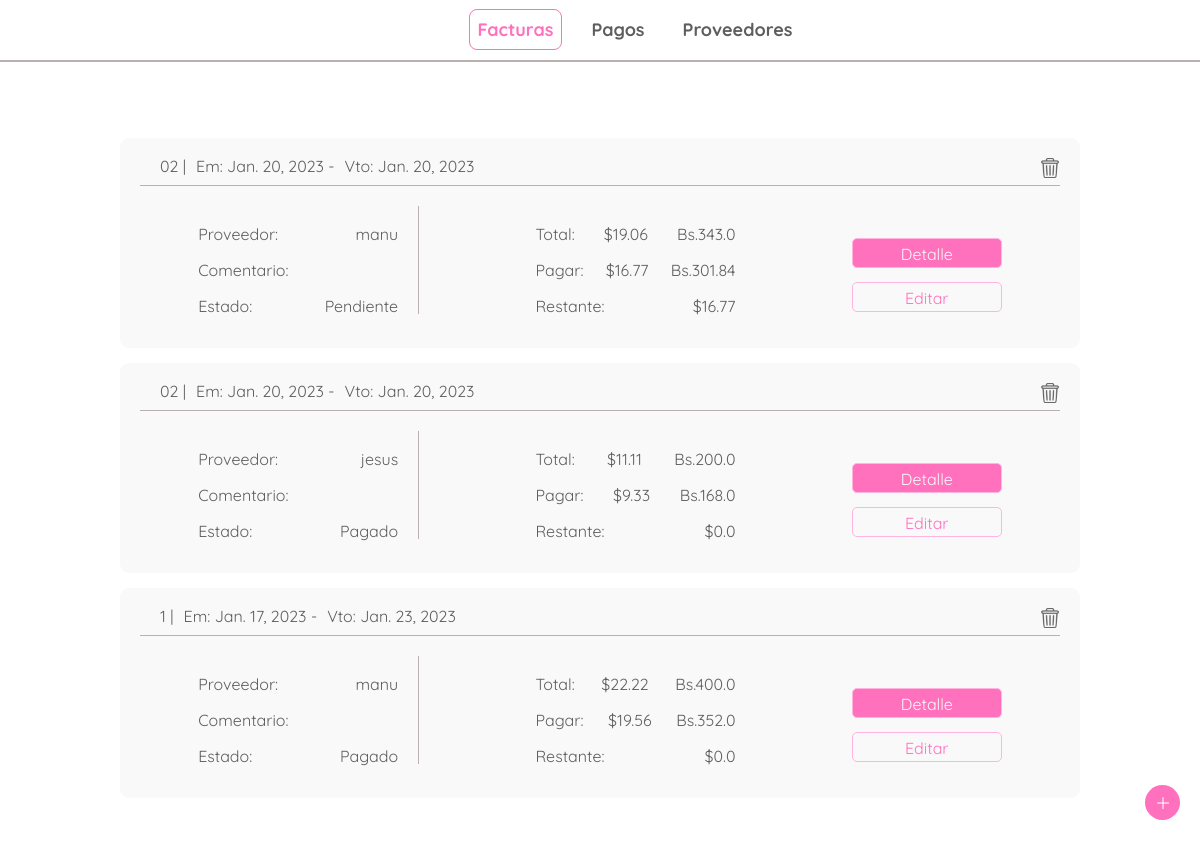
/, run on an earlier commit of the app's database.
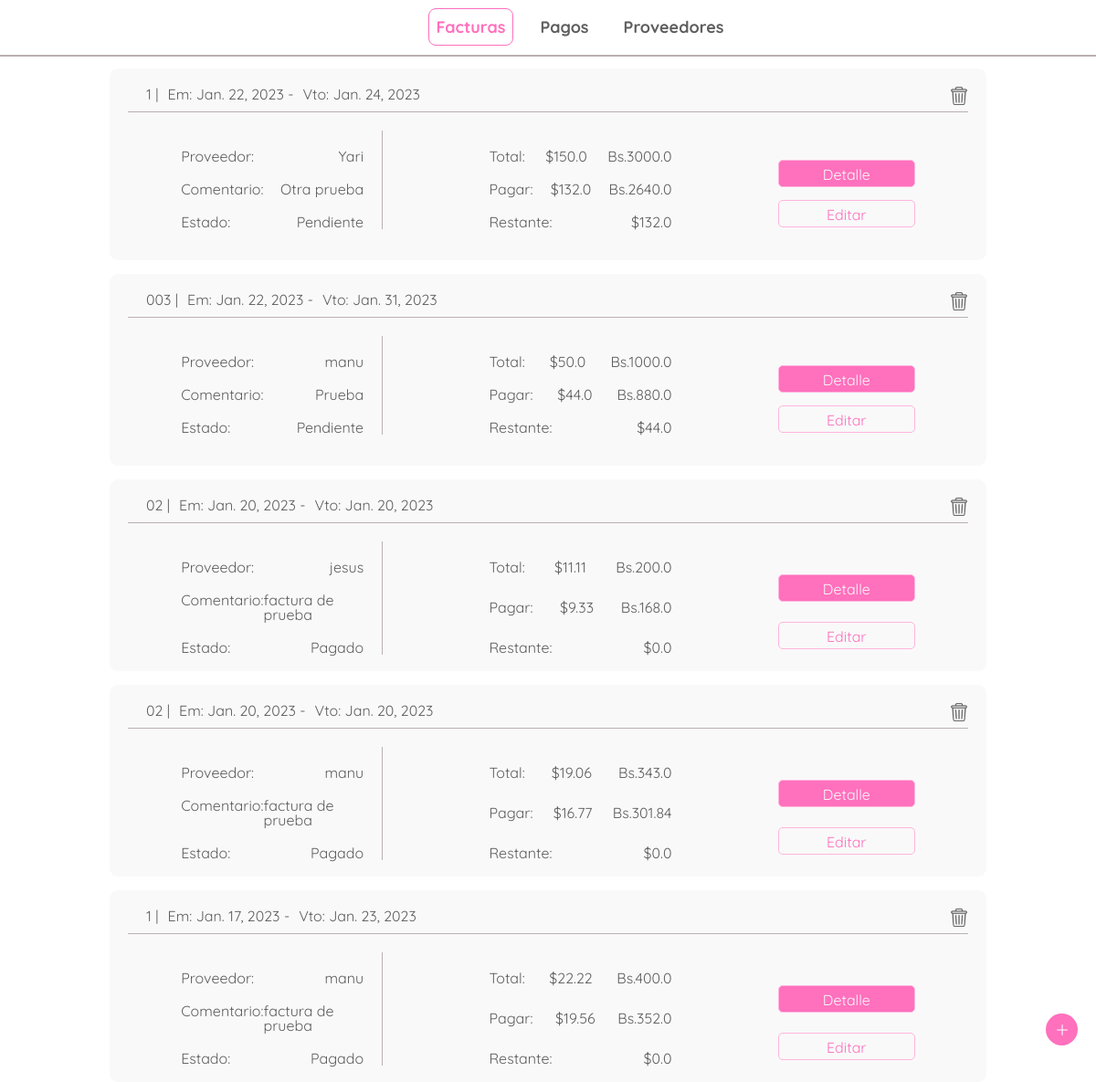
And on a later commit of the database.
### bills/models.py (models this page shows)
class Bill(models.Model):
    id = HashidAutoField(primary_key=True)
    bill_number = models.CharField(max_length=20,null=False)
    emission_date = models.DateField(default= django.utils.timezone.now)
    due_date = models.DateField(default= django.utils.timezone.now)
    provider = models.ForeignKey(Provider, on_delete=models.CASCADE, null=False)
    total_amount_bs = models.FloatField(default=0)
    sub_total_bs = models.FloatField(default=0)
    tax_bs = models.FloatField(default=0)
    retained_tax_bs = models.FloatField(default=0)
    amount_to_pay_bs = models.FloatField(default=0)
    exchange_rate = models.FloatField(default=0)
    total_amount_dollar = models.FloatField(default=0)
    amount_to_pay_dollar = models.FloatField(default=0)
    paid = models.BooleanField(default='False')
    note = models.CharField(max_length=200, default='')
    rest_to_pay_dollar = models.FloatField(default=0)

### providers/models.py (models this page shows)
class Provider(models.Model):
    id = HashidAutoField(primary_key=True)
    rif = models.CharField(max_length=15)
    name = models.CharField(max_length=70)
    nickname = models.CharField(max_length= 70)
    TAXES = [
        ('0','0% tax retained'),
        ('75','75% tax retained'),
        ('100','100% tax retained'),
    ]
    taxtype = models.CharField(max_length=3, choices=TAXES)
    dollar_debt = models.FloatField(default=0)

### bills/views.py (the view)
# urls.py: path('', views.index, name='index'),
def index(request):
    bills_list = Bill.objects.all().order_by('paid','due_date')
    request = reset_messages(request)
    return render(request, 'bills/index.html',{
        'bills_list': bills_list,
    })

### bills/views.py (called while the page is built)
def reset_messages(request):
    try :
        aux = request.session['message_shown']
    except KeyError:
        request.session['message_shown'] = False
        request.session['message'] = ''
    else:
        if not request.session['message_shown'] :
            request.session['message_shown'] = True
        else:
            request.session['message'] = ''
        return request

### bills/templates/bills/index.html (shortened to what this page needs)
{% extends 'bills/header.html' %}
{% block content %}
{% load static %}
<body>
<div class="bills">
    <div class="bills-container">
        {% for bill in bills_list %}
        <div class="bill-content">
            <div class="bill-head">
                <div class="bill-head-left">
                    <p>{{bill.bill_number}}   |</p>
                    <p>Em: {{bill.emission_date}}  -</p>
                    <p>Vto: {{bill.due_date}}</p>
                </div>
                <div class="bill-head-right">
                    <figure>
                        <a href="{% url 'bills:delete_bill'  bill.id %}">
                            <img src="{% static 'bills/images/trash.png'  %}" alt="trash" class="trash">
                        </a>
                    </figure>
                </div>
            </div>
            <div class="bill-body">
                <div class="bill-body-sub-left">
                    <div class="bill-detail">
                        <p>Proveedor:</p>
                        <p>{{bill.provider.nickname}}</p>
                    </div>
                    <div class="bill-detail">
                        <p>Comentario:</p>
                        <p>{{bill.note}}</p>
                    </div>
                    <div class="bill-detail">
                        <p>Estado:</p>
                        {% if bill.paid %}
                        <p>Pagado</p>
                        {% else %}
                        <p>Pendiente</p>
                        {% endif %}
                    </div>
                </div>
                <div class="bill-body-sub">
                    <div class="bill-detail">
                        <p>Total:</p>
                        <p>${{bill.total_amount_dollar}}</p>
                        <p>Bs.{{bill.total_amount_bs}}</p>
                    </div>
                    <div class="bill-detail">
                        <p>Pagar:</p>
                        <p>${{bill.amount_to_pay_dollar}}</p>
                        <p>Bs.{{bill.amount_to_pay_bs}}</p>
                    </div>
                    <div class="bill-detail">
                        <p>Restante:</p>
                        <p>${{bill.rest_to_pay_dollar}}</p>
                    </div>
                </div>
                <div class="bill-body-buttons">
                    <a href="{% url 'bills:bill_detail'  bill.id %}" class="link-primary-button">Detalle</a>
                    <a href="{% url 'bills:update_bill'  bill.id %}" class="link-secondary-button">Editar</a>
                </div>
            </div>
        </div>
        {% endfor %}
    </div>
    <div class="add">
        <figure class="figure">
            <img src="{% static 'bills/images/plus.png'  %}" alt="new-bill">
        </figure>
    </div>
</div>
</body>
{% endblock %}

### bills/templates/bills/header.html (shortened to what this page needs)
{% load static %}
<!DOCTYPE html>
<html lang="es">
<head>
    <link rel="stylesheet" href="{% static 'bills/css/reset.css' %}">
    <link rel="stylesheet" href="{% static 'bills/css/style.css' %}">
</head>
<body>
    <header>
        <nav >
            <figure class="mobile-menu-link">
            </figure>
            <ul class="main-nav">
                <li><a href="{% url 'bills:index'%}" class="bill-nav">Facturas</a></li>
                <li><a href="{% url 'payments:index'%}" class="payment-nav">Pagos</a></li>
                <li><a href="{% url 'providers:index'%}" class="provider-nav">Proveedores</a></li>
            </ul>
        </nav>
    </header>
    {% block content %}
    {% endblock %}
</body>
</html>

### bills/static/bills/css/style.css (style rules this page uses)
:root { --font-color: #5E5E5E; --primary-pink: #FFB5DD; --secondary-pink: #FF70BD; --division: #BAB0B0; --backgorund: #FFFFFF; --white: #f9f9f9; --black: #000000; --sm: 14px; --md: 16px; --lg: 18px; }
body { font-family: 'Quicksand', sans-serif; margin: 0; color: var(--font-color); background: var(--backgorund); }
nav { position: fixed; top: 0px; width: 100%; display: flex; border-bottom: var(--division) 2px solid ; justify-content: center; background: var(--backgorund); z-index: 15; }
nav figure { width: 50px; height: 50px; }
.main-nav { display: flex; padding: 0; margin: 0; list-style: none; align-items: center; height: 60px; }
.main-nav li { margin-left: 20px; }
.bill-nav, .payment-nav, .provider-nav { text-decoration: none; color: var(--font-color); border: var(--backgorund) 1px solid; border-radius: 8px; padding: 8px; font-weight: bold; font-size: var(--lg); }
.navbar-selected { color: var(--secondary-pink); border: var(--secondary-pink) 1px solid; }
.bills { width: 100%; height: 100vh; display: grid; place-items: center; position: relative; margin-top: 60px; }
.bills-container { display: grid; grid-template-rows: auto 1fr auto; width: 80%; }
.bill-content, .bill-content-p { display: flex; flex-direction: column; height: 170px; border-radius: 9px; background: var(--white); margin-top: 15px; padding: 20px; }
.bill-head { display: flex; justify-content: space-between; border-bottom: var(--division) 1px solid; margin-bottom: 5px; padding-bottom: 5px; }
.bill-head-left { display: flex; justify-content: space-between; margin-left: 10px; }
.bill-head-left p { margin-left: 10px; }
.bill-head-right figure { margin: 0; }
.bill-head-right figure img { width: 20px; height: 20px; opacity: 60%; }
.bill-body { display: flex; justify-content: space-around; margin-top: 15px; }
.bill-body-sub, .bill-body-sub-p, .bill-body-sub-provider, .bill-body-sub-left, .bill-body-sub-left-p, .bill-body-sub-left-provider { display: flex; flex-direction: column; justify-content: space-between; width: 200px; }
.bill-body-sub-left, .bill-body-sub-left-p, .bill-body-sub-left-provider { border-right: var(--division) 1px solid; padding-right: 20px; }
.bill-detail { display: flex; justify-content: space-between; margin-top: 20px; }
.bill-body-buttons { display: flex; flex-direction: column; justify-content: space-around; margin-top: 20px; width: 150px; }
.bill-body-buttons a { display: block; box-sizing: border-box; height: 30px; text-align: center; padding-top: 7px; margin-top: 10px; border-radius: 5px; border: var(--primary-pink) 1px solid; text-decoration: none; }
.link-primary-button { background: var(--secondary-pink); color: var(--white); }
.link-secondary-button { background: var(--white); color: var(--secondary-pink); }
.add { position: fixed; right: 45px; bottom: 5vh; }
.figure { width: 35px; height: 35px; border-radius: 50%; background: var(--secondary-pink); display: grid; place-items: center; position: fixed; right: 20px; bottom: 5vh; }
.add figure img { width: 12px; height: auto; opacity: 100%; }

What changed in the data, as far as the page shows it:
added Bill: bill_number "1", emission_date "Jan. 22, 2023", due_date "Jan. 24, 2023", provider.nickname "Yari", note "Otra prueba", paid "Pendiente", total_amount_dollar "150.0", total_amount_bs "3000.0", amount_to_pay_dollar "132.0", amount_to_pay_bs "2640.0", rest_to_pay_dollar "132.0"
added Bill: bill_number "003", emission_date "Jan. 22, 2023", due_date "Jan. 31, 2023", provider.nickname "manu", note "Prueba", paid "Pendiente", total_amount_dollar "50.0", total_amount_bs "1000.0", amount_to_pay_dollar "44.0", amount_to_pay_bs "880.0", rest_to_pay_dollar "44.0"
changed Bill "jesus": note (not shown) → "factura de prueba"; moves up the list
changed Bill (number 4 of 5 on the later page): note (not shown) → "factura de prueba"; rest_to_pay_dollar "16.77" → "0.0"; paid "Pendiente" → "Pagado"
changed Bill "Jan. 17, 2023": note (not shown) → "factura de prueba"
